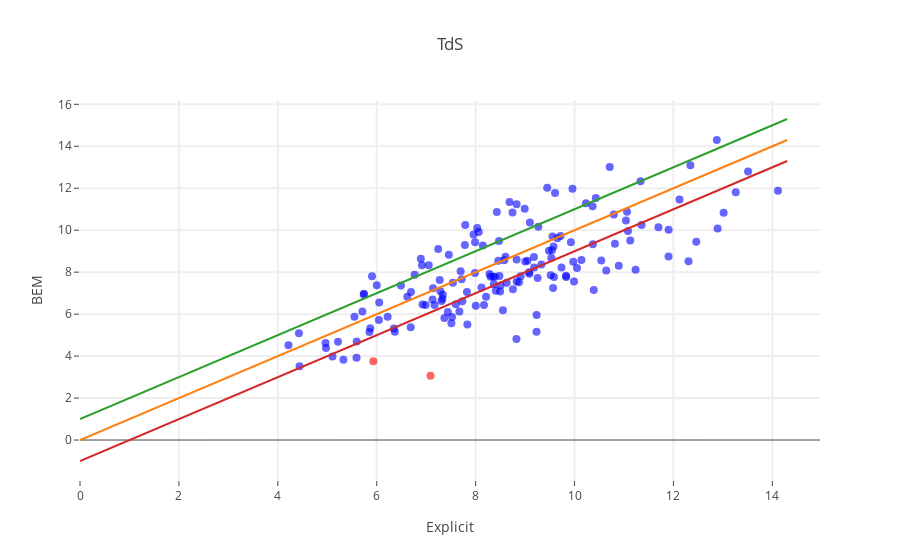

Notebook code for this chart:
### Code cell
#import chart_studio.plotly as py
import plotly.graph_objs as go
from plotly.offline import download_plotlyjs, init_notebook_mode, plot, iplot
init_notebook_mode(connected=True)


key = 'yne'
key_true = []# numpy.chararray(len(bem_c), itemsize=10)
#key_true[:] = "blue"
for i in range(len(names)):
    if key in names[i]:
        key_true.append("red")
    else:
        key_true.append("blue")

trace = go.Scatter(
            x = TdS_imp,
            y = TdS_exp,
            text = names,
            mode='markers',
            marker = dict(size=8,
                        opacity=0.6, color=key_true),
#                        opacity=0.6, color=areas_c),
            hoverinfo = 'text')


max_val = numpy.max(TdS_exp)
ref = go.Scatter( x = numpy.array([0,max_val]),
                  y = numpy.array([0,max_val]),
                  mode = 'lines'
                )

ref2 = go.Scatter( x = numpy.array([0,max_val]),
                  y = numpy.array([1,max_val+1]),
                  mode = 'lines'
                )
ref3 = go.Scatter( x = numpy.array([0,max_val]),
                  y = numpy.array([-1,max_val-1]),
                  mode = 'lines'
                )

data = [trace, ref, ref2, ref3]
    
layout= go.Layout(
    title= 'TdS',
    hovermode= 'closest',
    xaxis= dict(
        title= 'Explicit',
        ticklen= 5,
        zeroline= False,
        gridwidth= 2,
    ),
    yaxis=dict(
        title= 'BEM',
        ticklen= 5,
        gridwidth= 2,
    ),
    showlegend= False
)
fig= go.Figure(data=data, layout=layout)
iplot(fig)

#Cross correlation
correl = numpy.corrcoef(bem_c, mobley_c)
print ('Correlation coeff bem: ')
print (correl)

rmsd = numpy.sqrt(numpy.sum(numpy.abs(bem_c-mobley_c)**2)/len(bem_c))
print ('RMSD')
print(rmsd)

mue = numpy.sum(numpy.abs(bem_c-mobley_c))/len(bem_c)
print ('MUE')
print (mue)

### Figure 1 — Plotly figure (JSON) as saved in the notebook; plotly's stock layout.template omitted (floating-point values rounded to 4 significant figures; data arrays with more than 128 entries replaced by an {"elided": "..."} marker saying what was removed)
{"data": [{"hoverinfo": "text", "marker": {"color": {"elided": "159 str values"}, "opacity": 0.6, "size": 8}, "mode": "markers", "text": {"elided": "159 str values"}, "type": "scatter", "uid": "4a469cf0-afe6-40b5-acb5-a7af56dada10", "x": {"elided": "159 float values"}, "y": {"elided": "159 float values"}}, {"mode": "lines", "type": "scatter", "uid": "d53b9a61-4247-42a3-8b0f-242834e376bb", "x": [0, 14.3], "y": [0, 14.3]}, {"mode": "lines", "type": "scatter", "uid": "3996b180-fd75-4694-828a-ae978f307584", "x": [0, 14.3], "y": [1, 15.3]}, {"mode": "lines", "type": "scatter", "uid": "37085a94-034d-48cd-9414-4873e9cd6b17", "x": [0, 14.3], "y": [-1, 13.3]}], "layout": {"hovermode": "closest", "showlegend": false, "title": {"text": "TdS"}, "xaxis": {"gridwidth": 2, "ticklen": 5, "title": {"text": "Explicit"}, "zeroline": false}, "yaxis": {"gridwidth": 2, "ticklen": 5, "title": {"text": "BEM"}}}}
